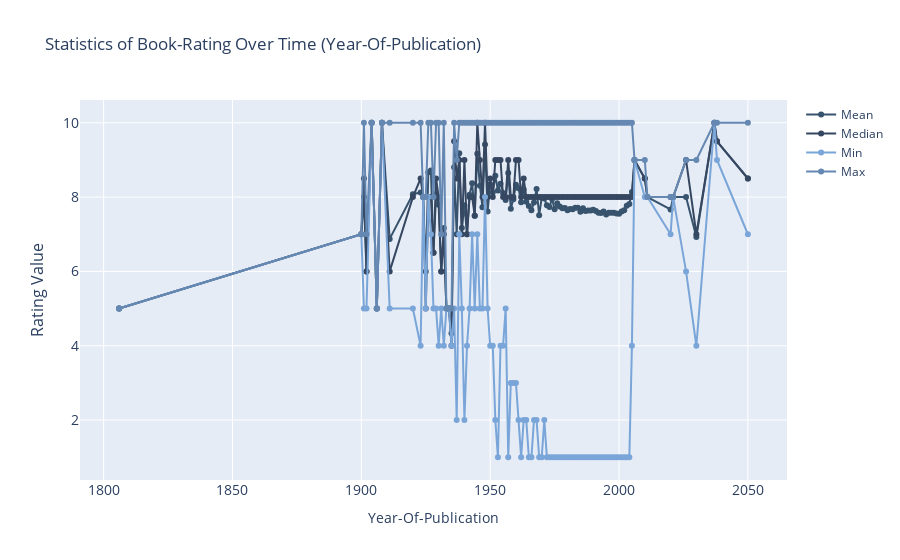

The notebook cell this image was saved under:
### Markdown cell above
Посмотрим на статистики рейтингов в динамике:

### Code cell
iplot(plot_time_based_stats(merged_data_ts))
